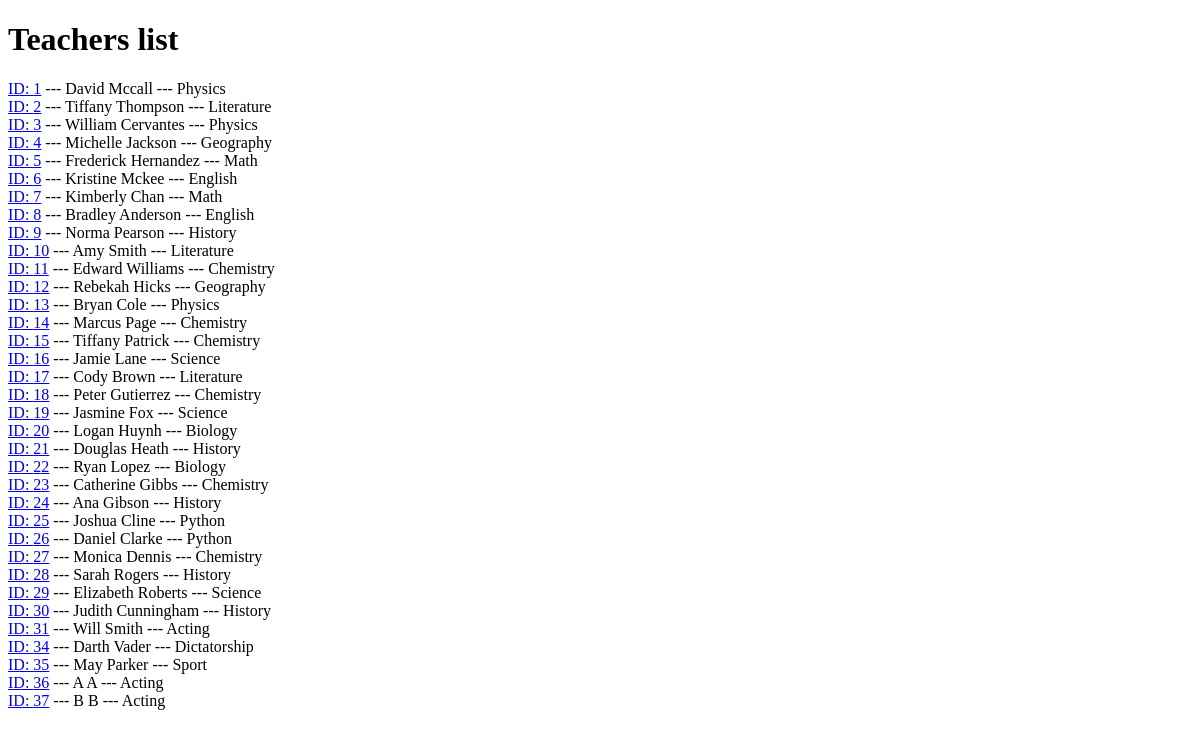
The app's page /teachers/, older data.
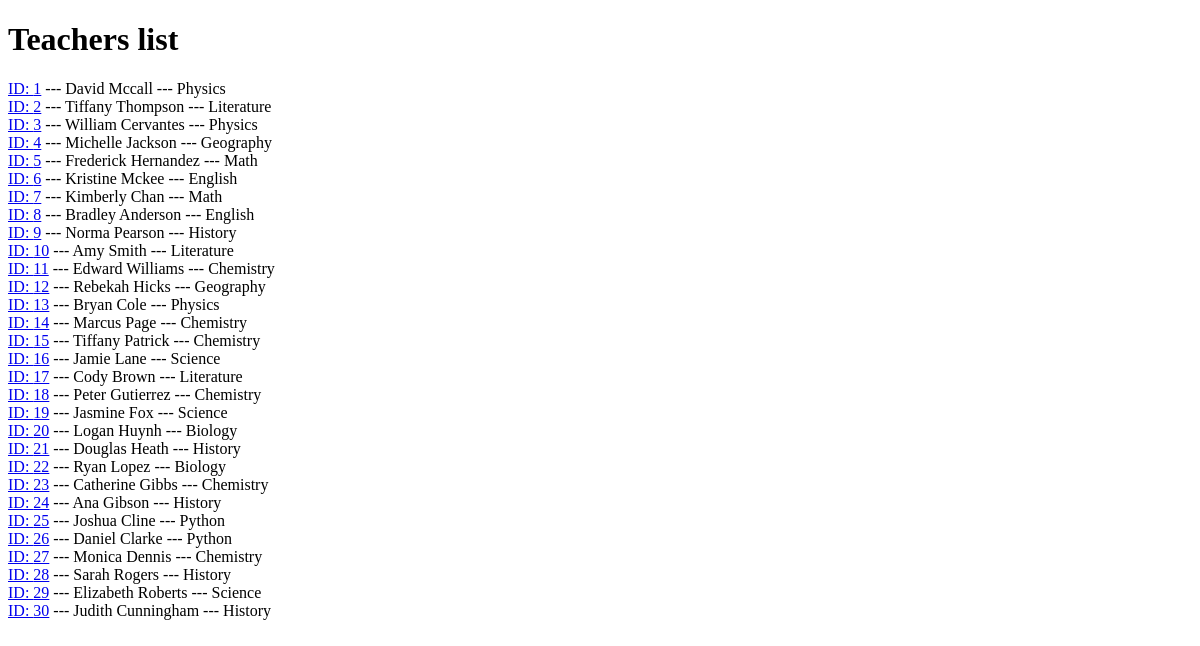
The same page, newer data.
### school/models.py (models this page shows)
class Teacher(models.Model):
    first_name = models.CharField(max_length=50, null=False)
    last_name = models.CharField(max_length=50, null=False)
    birthdate = models.DateField(null=False)
    subject = models.CharField(max_length=50)

### school/views.py (the view)
# urls.py: path("teachers/", views.teachers, name="teachers"),
def teachers(request):
    all_teachers = Teacher.objects.all()
    return render(request, "teachers.html", {"all_teachers": all_teachers})

### templates/teachers.html (shortened to what this page needs)
<!DOCTYPE html>
<html lang="en">
<head>
</head>
<body>
    <h1>Teachers list</h1>
        {% for teacher in all_teachers %}
            <a href="{% url "teacher edit" teacher.id %}">ID: {{ teacher.id }}</a>
            --- {{ teacher.first_name }} {{ teacher.last_name }} --- {{ teacher.subject }}<br>
        {% endfor %}
</body>
</html>

Row changes from the older to the newer data that the page shows:
removed Teacher: id "31", first_name "Will", last_name "Smith", subject "Acting"
removed Teacher: id "34", first_name "Darth", last_name "Vader", subject "Dictatorship"
removed Teacher: id "35", first_name "May", last_name "Parker", subject "Sport"
removed Teacher: id "36", first_name "A", last_name "A", subject "Acting"
removed Teacher: id "37", first_name "B", last_name "B", subject "Acting"
